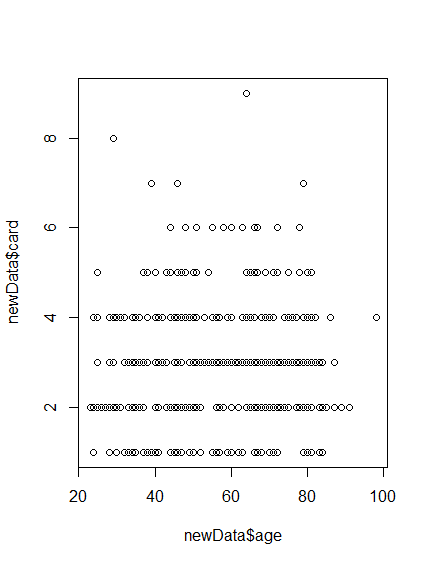

R code for this plot:
newData <- data.frame(age = dataCredit$Age, card = dataCredit$Cards)
plot(newData$age, newData$card)
cor(newData)
